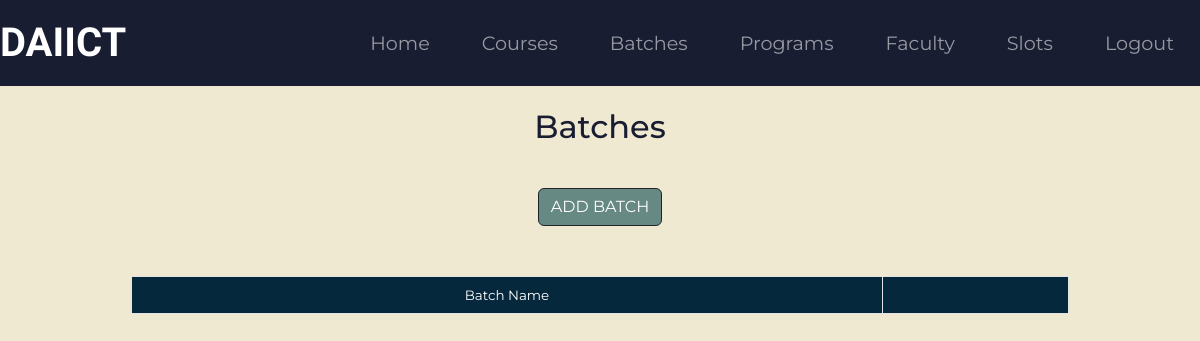
The app's page /c_batches (signed in), older data.
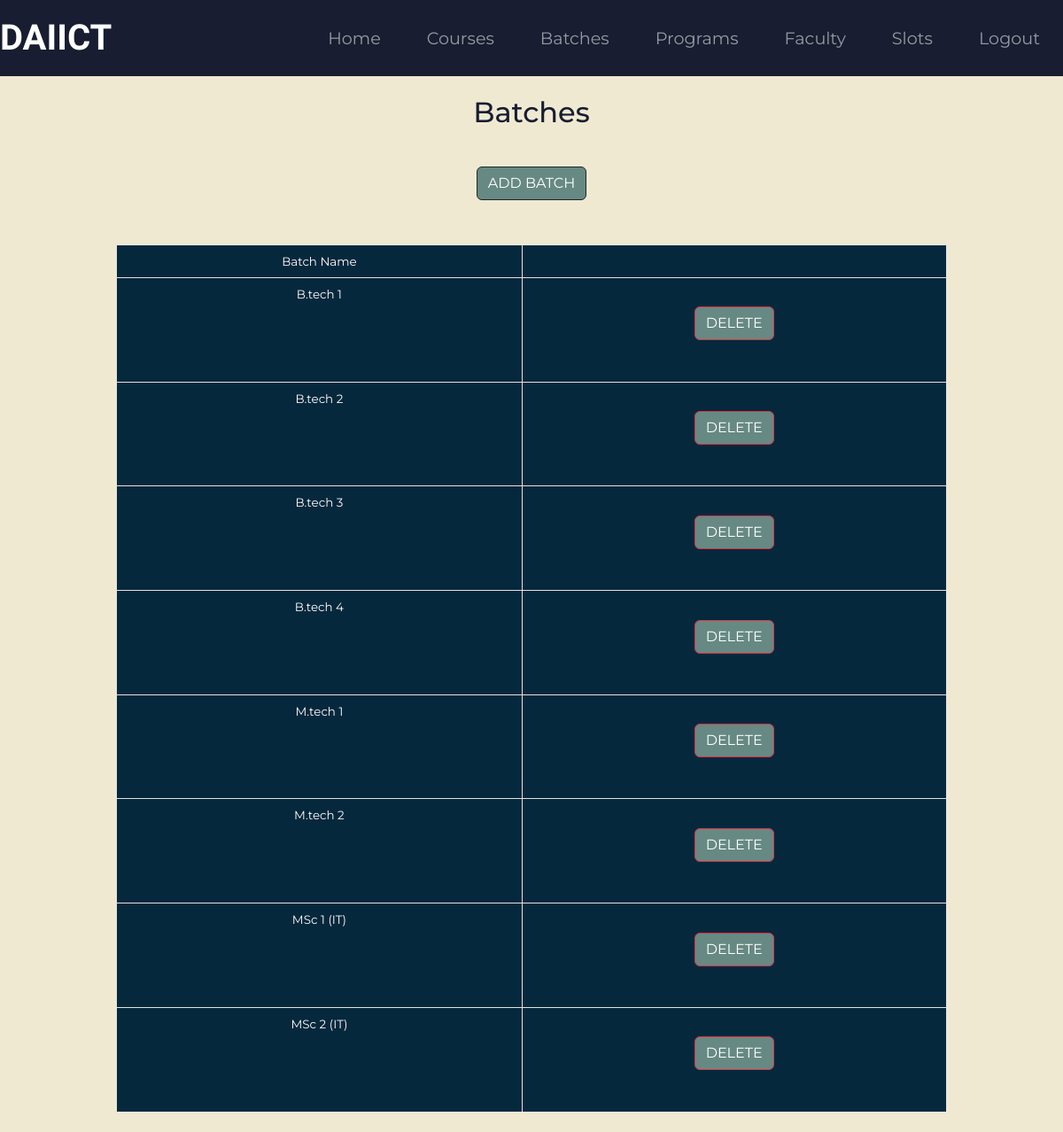
The same page, newer data.
### sriapp/models.py (models this page shows)
class Batch(models.Model):
    bname = models.CharField(max_length=10)

### sriapp/views.py (the view)
# urls.py: path('c_batches', views.c_batch, name='cbatch'),
def c_batch(request):
    if not request.user.is_authenticated :
        messages.warning(request,"You are not Logged in. Please Log in to access the page.")
        return redirect('Home')
    if not request.user.is_superuser :
        messages.error(request, "You are not allowed to enter coordinator section without coordinator authentication.")
        return redirect('Home')
    batchDetails = Batch.objects.all().order_by('bname').values()
    context = {
        'allBatches' : batchDetails,
    }
    return render(request, 'coordinator/batch_detail.html', context)

### templates/coordinator/batch_detail.html (shortened to what this page needs)
{% extends 'base_coor.html' %}
{% block content %}
    <div class="container">
        <h2 style="padding:2% 0">Batches</h2>
        <div style="width : 20%; margin:auto">
            <form method="POST" action="c_addBatch">
                <button type="submit" class="btn btn-dark btn-ml"> ADD BATCH </button>
            </form>
        </div>
        <div class="dcf-overflow-x-auto" tabindex="0" style="padding: 2% 8%;">
            <table class="dcf-table dcf-table-bordered dcf-table-striped dcf-w-100%">
                <tbody>
                    <tr>
                        <td class="dcf-txt-center" scope="col">Batch Name</td>
                        <td class="dcf-txt-center" scope="row">&#8205</td>
                    </tr>
                    {% for x in allBatches%}
                        <tr>
                            <td class="dcf-txt-center" scope="col"> {{x.bname}} </td>
                            <td class="dcf-txt-center" scope="col">
                                <form method="POST" action="c_deleteBatch/{{ x.id }}">
                                    <button type="submit" class="btn btn-danger updateAndDeleteBtn"> DELETE </button>
                                </form>
                            </td>
                        </tr>
                    {% endfor%}
                </tbody>
            </table>
        </div>
    </div>
{% endblock %}

Row changes from the older to the newer data that the page shows:
added Batch: bname "B.tech 1"
added Batch: bname "B.tech 2"
added Batch: bname "B.tech 3"
added Batch: bname "B.tech 4"
added Batch: bname "M.tech 1"
added Batch: bname "M.tech 2"
added Batch: bname "MSc 1 (IT)"
added Batch: bname "MSc 2 (IT)"
